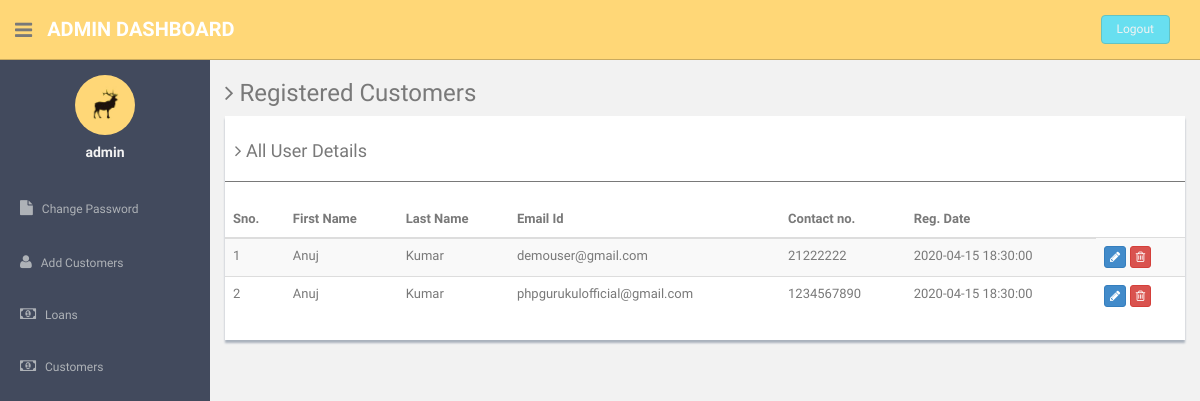
The page /loginsystem/admin/customers.php (signed in) on the database as committed earlier.
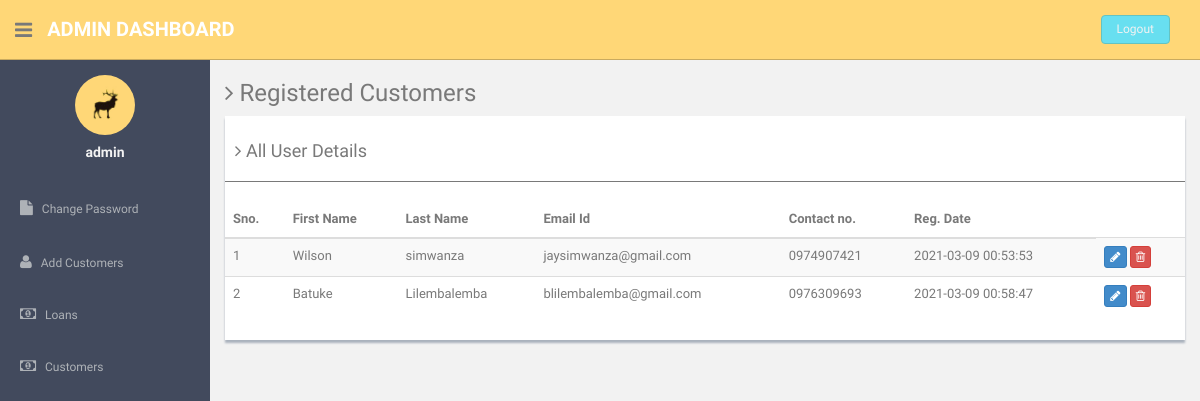
The same page on the database as committed later.
### tables this page shows
CREATE TABLE `users` (
  `id` int(11) NOT NULL,
  `fname` varchar(255) DEFAULT NULL,
  `lname` varchar(255) DEFAULT NULL,
  `email` varchar(255) DEFAULT NULL,
  `password` varchar(300) DEFAULT NULL,
  `contactno` varchar(11) DEFAULT NULL,
  `posting_date` timestamp NOT NULL DEFAULT current_timestamp(),
  `max_amount` double NOT NULL,
  `min_amount` double NOT NULL
);

### loginsystem/admin/customers.php (the view, shortened to what this page needs)
<?php
include'dbconnection.php';
if (strlen($_SESSION['id']==0)) {
  header('location:logout.php');
  } else{
?><!DOCTYPE html>
<html lang="en">
  <head>
    <link href="assets/css/bootstrap.css" rel="stylesheet">
    <link href="assets/font-awesome/css/font-awesome.css" rel="stylesheet" />
    <link href="assets/css/style.css" rel="stylesheet">
    <link href="assets/css/style-responsive.css" rel="stylesheet">
  </head>
  <body>
  <section id="container" >
      <header class="header black-bg">
              <div class="sidebar-toggle-box">
                  <div class="fa fa-bars tooltips" data-placement="right" data-original-title="Toggle Navigation"></div>
              </div>
            <a href="#" class="logo"><b>Admin Dashboard</b></a>
            <div class="top-menu">
              <ul class="nav pull-right top-menu">
                    <li><a class="logout" href="logout.php">Logout</a></li>
              </ul>
            </div>
        </header>
      <aside>
          <div id="sidebar"  class="nav-collapse ">
              <ul class="sidebar-menu" id="nav-accordion">
                  <p class="centered"><a href="#"><img src="assets/img/ui-sam.jpg" class="img-circle" width="60"></a></p>
                  <h5 class="centered"><?php echo $_SESSION['login'];?></h5>
                  <li class="mt">
                      <a href="change-password.php">
                          <i class="fa fa-file"></i>
                          <span>Change Password</span>
                      </a>
                  </li>
                    <li class="sub-menu">
                      <a href="add.php" >
                          <i class="fa fa-user"></i>
                          <span>Add Customers</span>
                      </a>
                  </li>
                   <li class="sub-menu">
                      <a href="Loans.php" >
                          <i class="fa fa-money"></i>
                          <span>Loans</span>
                      </a>
                       <li class="sub-menu">
                      <a href="customers.php" >
                          <i class="fa fa-money"></i>
                          <span>Customers</span>
                      </a>
                  </li>
                  </li>
              </ul>
          </div>
      </aside>
      <section id="main-content">
          <section class="wrapper">
            <h3><i class="fa fa-angle-right"></i> Registered Customers</h3>
        <div class="row">
                  <div class="col-md-12">
                      <div class="content-panel">
                          <table class="table table-striped table-advance table-hover">
                            <h4><i class="fa fa-angle-right"></i> All User Details </h4>
                            <hr>
                              <thead>
                              <tr>
                                  <th>Sno.</th>
                                  <th class="hidden-phone">First Name</th>
                                  <th> Last Name</th>
                                  <th> Email Id</th>
                                  <th>Contact no.</th>
                                  <th>Reg. Date</th>
                              </tr>
                              </thead>
                              <tbody>
                              <?php $ret=mysqli_query($con,"select * from users");
                $cnt=1;
                while($row=mysqli_fetch_array($ret))
                {?>
                              <tr>
                              <td><?php echo $cnt;?></td>
                                  <td><?php echo $row['fname'];?></td>
                                  <td><?php echo $row['lname'];?></td>
                                  <td><?php echo $row['email'];?></td>
                                  <td><?php echo $row['contactno'];?></td>  <td><?php echo $row['posting_date'];?></td>
                                  <td>
                                     <a href="update-profile.php?uid=<?php echo $row['id'];?>">
                                     <button class="btn btn-primary btn-xs"><i class="fa fa-pencil"></i></button></a>
                                     <a href="customers.php?id=<?php echo $row['id'];?>">
                                     <button class="btn btn-danger btn-xs" onClick="return confirm('Do you really want to delete');"><i class="fa fa-trash-o "></i></button></a>
                                  </td>
                              </tr>
                              <?php $cnt=$cnt+1; }?>
                              </tbody>
                          </table>
                      </div>
                  </div>
              </div>
    </section>
      </section
  ></section>
  </body>
</html>
<?php } ?>

Rows that differ between the two databases and show on the page:
removed users: fname "Anuj", lname "Kumar", email "demouser@gmail.com", contactno "21222222", posting_date "2020-04-15 18:30:00"
removed users: fname "Anuj", lname "Kumar", email "phpgurukulofficial@gmail.com", contactno "1234567890", posting_date "2020-04-15 18:30:00"
added users: fname "Wilson", lname "simwanza", email "jaysimwanza@gmail.com", contactno "0974907421", posting_date "2021-03-09 00:53:53"
added users: fname "Batuke", lname "Lilembalemba", email "blilembalemba@gmail.com", contactno "0976309693", posting_date "2021-03-09 00:58:47"
